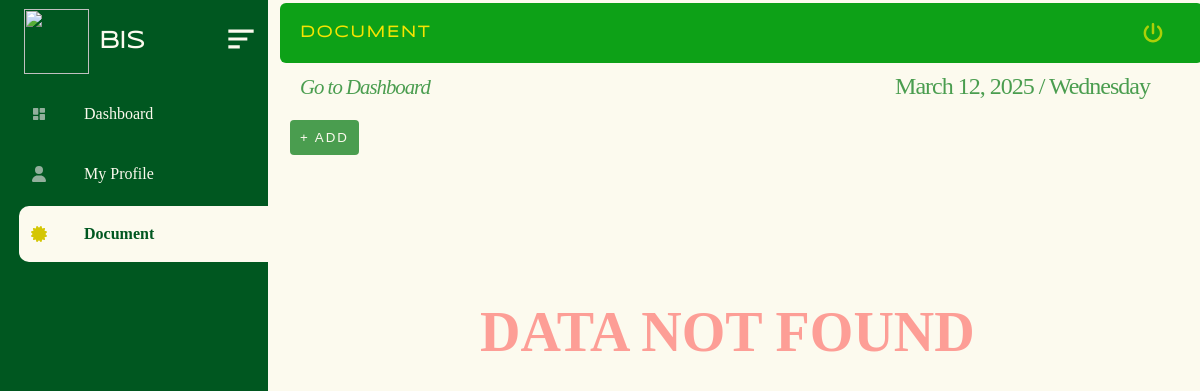
The app's page /user_login/user_panel/document.php (signed in), older data.
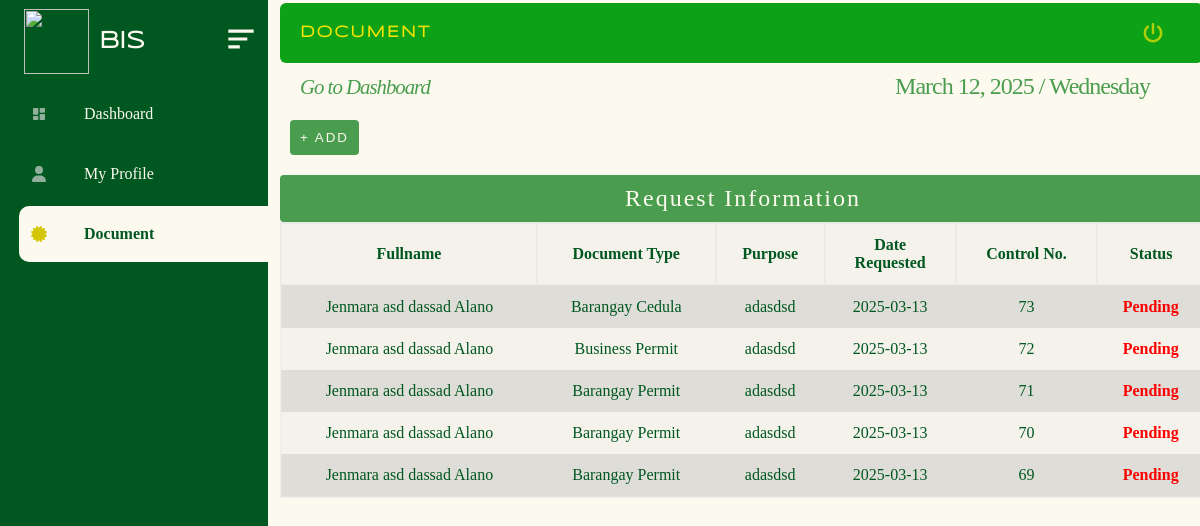
The same page, newer data.
### tables this page shows
CREATE TABLE `barangay_request` (
  `firstname` varchar(200) NOT NULL,
  `middlename` varchar(200) NOT NULL,
  `lastname` varchar(200) NOT NULL,
  `age` int(200) NOT NULL,
  `request_document` varchar(200) NOT NULL,
  `house_number` varchar(200) NOT NULL,
  `sitio_pook` varchar(200) NOT NULL,
  `birthday` date NOT NULL,
  `place_of_birth` varchar(200) NOT NULL,
  `contact_no` varchar(200) NOT NULL,
  `contact_person` varchar(200) NOT NULL,
  `contact_no_contact_person` varchar(200) NOT NULL,
  `live_since_year` varchar(200) NOT NULL,
  `purpose` varchar(200) NOT NULL,
  `status` int(200) NOT NULL,
  `gender` varchar(200) NOT NULL,
  `date_request` date NOT NULL,
  `profile` varchar(200) NOT NULL,
  `user_id` int(11) NOT NULL,
  `id` int(11) NOT NULL
);

### user_login/user_panel/table_document.php (shortened to what this page needs)
<!DOCTYPE html>
<html lang="en">
<head>
</head>
<body>
        <?php   $user_id =  $_SESSION['user_id']; ?>
<?php
require("../../database/conn_db.php");
$sql = "SELECT * FROM barangay_request WHERE user_id = $user_id ORDER BY id DESC  LIMIT 10";
$result = $conn->query($sql);
if ($result->num_rows > 0) {
?>
<table>
    <caption>Request Information</caption>
    <tr>
        <th>Fullname</th>
        <th>Document Type</th>
        <th>Purpose</th>
        <th>Date <br> Requested</th>
        <th>Control No.</th>
        <th>Status</th>
    </tr>
    <?php
    while ($row = $result->fetch_assoc()) {
        $id = $row['id'];
        $firstname = $row["firstname"];
        $middlename = $row["middlename"];
        $lastname = $row["lastname"];
        $document_type = $row["request_document"];
        $purpose = $row["purpose"];
        $date_requested = $row["date_request"];
        ?>
        <tr class="table_hover">
            <td><?php echo  $firstname ." ". $middlename ." ". $lastname; ?></td>
            <td><?php echo  $document_type; ?></td>
            <td><?php echo $purpose; ?></td>
            <td><?php echo $date_requested; ?></td>
            <td><?php echo $id; ?></td>
            <td>
                <?php
                        $satus_document =  $row['status'] ;
                        if ($satus_document == 0){
                            echo "<h4 style = 'color:#00572060;'>No data</h4>";
                        }
                        else if ($satus_document == 1){
                            echo "<h4 style = 'color:red;'>Pending</h4>";
                        }
                ?>
            </td>
        </tr>
        <?php
    }
    ?>
</table>
<?php
} else { ?>
    <div class = "Data-not-found">
    <h1>DATA NOT FOUND</h1>
    </div>
    <?php
}
?>
</body>
</html>

Row changes from the older to the newer data that the page shows:
added barangay_request: firstname "Jenmara asd", middlename "dassad", lastname "Alano", request_document "Barangay Cedula", purpose "adasdsd", date_request "2025-03-13", id "73", status "Pending"
added barangay_request: firstname "Jenmara asd", middlename "dassad", lastname "Alano", request_document "Business Permit", purpose "adasdsd", date_request "2025-03-13", id "72", status "Pending"
added barangay_request: firstname "Jenmara asd", middlename "dassad", lastname "Alano", request_document "Barangay Permit", purpose "adasdsd", date_request "2025-03-13", id "71", status "Pending"
added barangay_request: firstname "Jenmara asd", middlename "dassad", lastname "Alano", request_document "Barangay Permit", purpose "adasdsd", date_request "2025-03-13", id "70", status "Pending"
added barangay_request: firstname "Jenmara asd", middlename "dassad", lastname "Alano", request_document "Barangay Permit", purpose "adasdsd", date_request "2025-03-13", id "69", status "Pending"
Text that changed along with them:
text no longer shown: "DATA NOT FOUND"
text now shown: "Request Information Fullname Document Type Purpose Date Requested Control No. Status"
